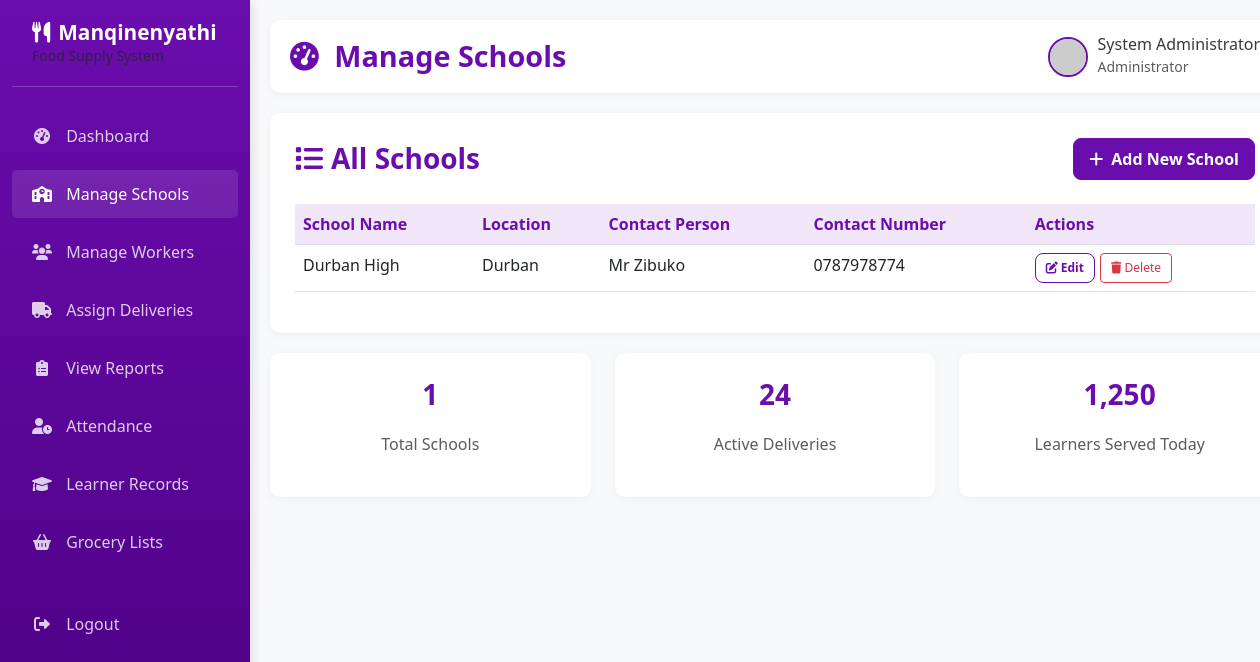
The page /admin/schools (signed in) on the database its author committed.
### app.py (models this page shows)
class School(db.Model):
    __tablename__ = 'schools'
    school_id = db.Column(db.Integer, primary_key=True)
    school_name = db.Column(db.String(150), nullable=False)
    location = db.Column(db.String(150), nullable=False)
    contact_person = db.Column(db.String(100), nullable=False)
    contact_number = db.Column(db.String(20), nullable=False)
    created_at = db.Column(db.DateTime, default=datetime.utcnow)
    deliveries = db.relationship('Delivery', backref='school')
    attendance = db.relationship('Attendance', backref='school')
    learners = db.relationship('Learner', backref='school')

### app.py (the view)
@app.route('/admin/schools')
def manage_schools():
    if session.get('role') != 'admin':
        return redirect(url_for('home'))
    schools = School.query.order_by(School.school_name).all()
    return render_template('manage_schools.html', schools=schools)

### templates/manage_schools.html (shortened to what this page needs)
{% extends "admin_base.html" %}
{% block page_title %}Manage Schools{% endblock %}
{% block content %}
<div class="content-card">
    <div class="d-flex justify-content-between align-items-center mb-4">
        <h3 class="mb-0"><i class="fas fa-list me-2"></i>All Schools</h3>
        <a href="{{ url_for('add_school') }}" class="btn btn-primary">
            <i class="fas fa-plus me-1"></i> Add New School
        </a>
    </div>
    {% if schools %}
    <div class="table-responsive">
        <table class="table table-hover">
            <thead>
                <tr>
                    <th>School Name</th>
                    <th>Location</th>
                    <th>Contact Person</th>
                    <th>Contact Number</th>
                    <th>Actions</th>
                </tr>
            </thead>
            <tbody>
                {% for school in schools %}
                <tr>
                    <td>{{ school.school_name }}</td>
                    <td>{{ school.location }}</td>
                    <td>{{ school.contact_person }}</td>
                    <td>{{ school.contact_number }}</td>
                    <td>
                        <div class="action-buttons">
                            <a href="{{ url_for('edit_school', school_id=school.school_id) }}" class="btn btn-outline-primary btn-sm">
                                <i class="fas fa-edit"></i> Edit
                            </a>
                            <form action="{{ url_for('delete_school', school_id=school.school_id) }}" method="POST" class="d-inline">
                                <button type="submit" class="btn btn-outline-danger btn-sm" onclick="return confirm('Are you sure you want to delete this school?')">
                                    <i class="fas fa-trash"></i> Delete
                                </button>
                            </form>
                        </div>
                    </td>
                </tr>
                {% endfor %}
            </tbody>
        </table>
    </div>
    {% endif %}
</div>
<div class="row">
    <div class="col-md-4">
        <div class="content-card text-center">
            <h3>{{ schools|length }}</h3>
            <p class="text-muted">Total Schools</p>
        </div>
    </div>
    <div class="col-md-4">
        <div class="content-card text-center">
            <h3>24</h3>
            <p class="text-muted">Active Deliveries</p>
        </div>
    </div>
    <div class="col-md-4">
        <div class="content-card text-center">
            <h3>1,250</h3>
            <p class="text-muted">Learners Served Today</p>
        </div>
    </div>
</div>
{% endblock %}

### templates/admin_base.html (style rules this page uses)
:root { --primary-purple: #6a0dad; --light-purple: #8a2be2; --dark-purple: #4b0082; --accent-purple: #9370db; --white: #ffffff; --light-gray: #f8f9fa; --medium-gray: #e9ecef; --dark-gray: #6c757d; --text-dark: #343a40; }
body { font-family: 'Segoe UI', Tahoma, Geneva, Verdana, sans-serif; background-color: var(--light-gray); color: var(--text-dark); }
.content-card { background-color: var(--white); border-radius: 10px; box-shadow: 0 2px 10px rgba(0, 0, 0, 0.05); padding: 25px; margin-bottom: 20px; }
.btn-primary { background-color: var(--primary-purple); border-color: var(--primary-purple); }

### templates/manage_schools.html (style rules this page uses)
.content-card { background-color: var(--white); border-radius: 10px; box-shadow: 0 2px 10px rgba(0, 0, 0, 0.05); padding: 25px; margin-bottom: 20px; }
.content-card h3 { color: var(--primary-purple); margin-bottom: 20px; font-weight: 700; }
.btn-primary { background-color: var(--primary-purple); border-color: var(--primary-purple); padding: 8px 15px; border-radius: 8px; font-weight: 600; }
.btn-outline-primary { border-color: var(--primary-purple); color: var(--primary-purple); padding: 8px 15px; border-radius: 8px; font-weight: 600; }
.table th { background-color: rgba(106, 13, 173, 0.1); color: var(--primary-purple); border-top: none; }
.action-buttons { display: flex; gap: 5px; }
.btn-sm { padding: 5px 10px; font-size: 12px; }

### rows shown on the page
School: school_name "Durban High", location "Durban", contact_person "Mr Zibuko", contact_number "0787978774"

### other values the page prints
{{ session.get('username', 'Admin User') }} "System Administrator"
{{ schools|length }} "1"
